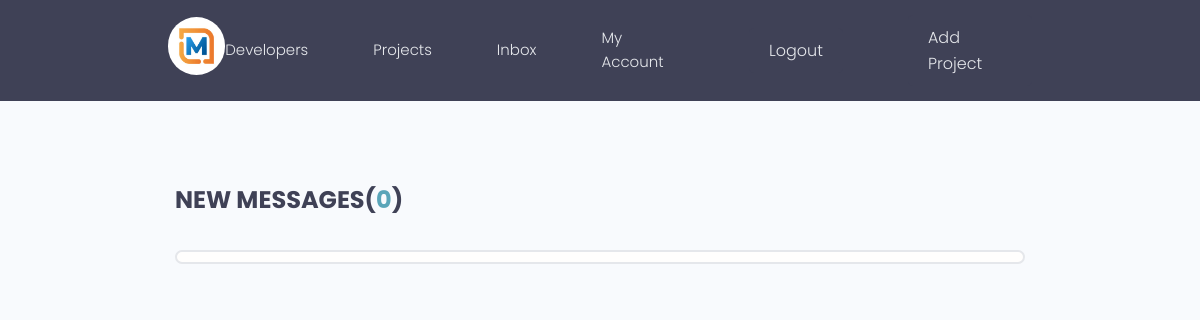
The page /inbox/ (signed in) on the database as committed earlier.
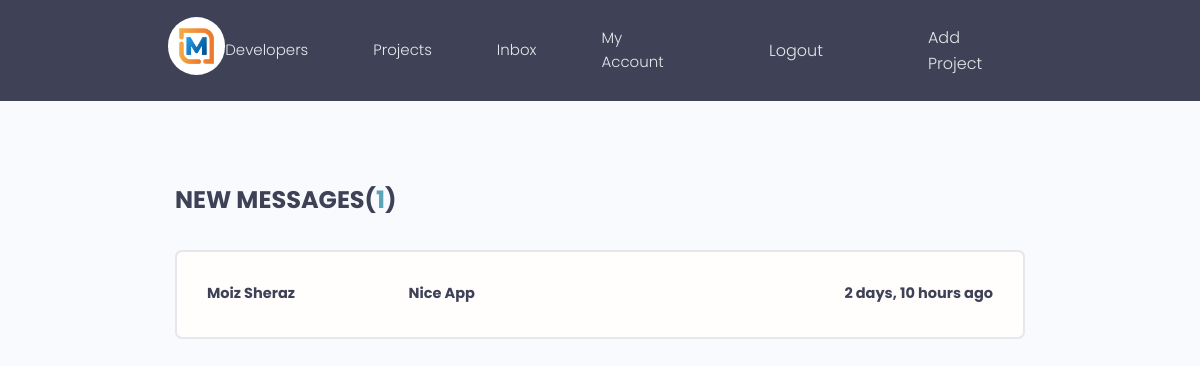
The same page on the database as committed later.
### projects/models.py (models this page shows, shortened)
class Message(models.Model):
    user = models.ForeignKey(User, on_delete=models.CASCADE)
    project = models.ForeignKey(Project, on_delete=models.CASCADE)
    body = models.TextField()
    created = models.DateTimeField(auto_now_add=True)
    updated = models.DateTimeField(auto_now=True)
    id = models.UUIDField(default=uuid.uuid4, unique=True, primary_key=True, editable=False)
    class Meta:
        ordering = ['-updated'  , '-created']

class User(AbstractUser):
    name = models.CharField(max_length=200, null=True)
    username = models.CharField(unique=True, max_length=200)
    email = models.EmailField(unique=True, null=True)
    bio = models.TextField(null=True)
    skills = models.ManyToManyField(Tag, blank=True)
    profile_pic = models.ImageField(null=True, blank=True, default='default.jpg')
    REQUIRED_FIELDS = []

### projects/views.py (the view)
# urls.py: path('inbox/', views.inbox, name='inbox'),
def inbox(request):
    user = request.user
    user_projects = Project.objects.filter(owner=user)
    inbox_messages = Message.objects.filter(project__in=user_projects).exclude(user=user)
    context = {'inbox_messages' : inbox_messages}
    return render(request, 'projects/inbox.html', context)

### projects/templates/projects/inbox.html
{% extends 'main.html' %}
{% block content %}
<main class="inbox my-xl">
  <div class="content-box">
    <h3 class="inbox__title">New Messages(<span>{{inbox_messages.count}}</span>)</h3>
    <ul class="messages">
      {% for message in inbox_messages %}
      <li class="message message--unread">
        <a href="{% url 'project' message.project.id %}">
          <span class="message__author">{{message.user.name}}</span>
          <span class="message__subject">{{message.body}}</span>
          <span class="message__date">{{message.created |timesince}} ago</span>
        </a>
      </li>
      {% endfor %}
    </ul>
  </div>
</main>
{% endblock content %}

Rows that differ between the two databases and show on the page:
added Message: user.name "Moiz Sheraz", body "Nice App", created "2 days, 10 hours"
Other text that changed with them:
{{ inbox_messages.count }}: "0" → "1"
